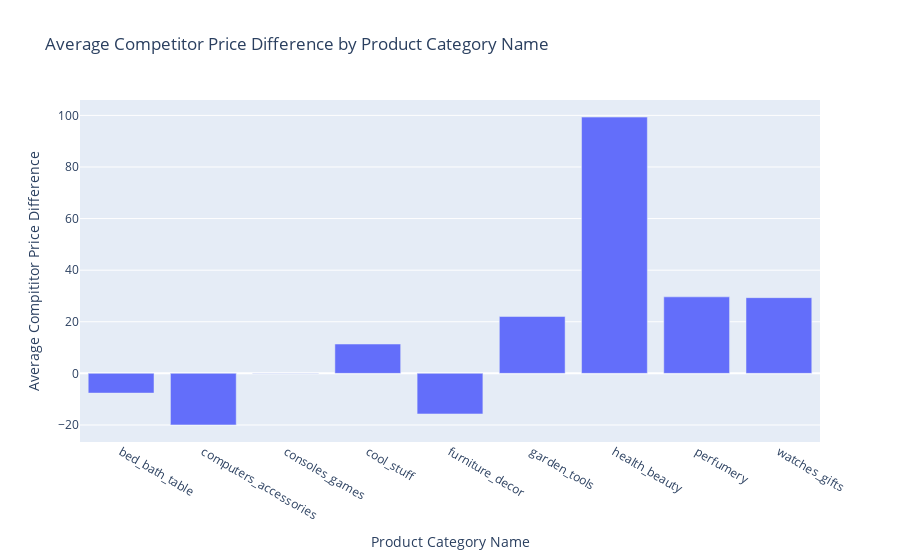

The code cell stored with this chart in its notebook:
### Code cell
# Now let's calculate the average competitor price difference by product category
data["comp_price_diff"] = data["unit_price"] - data["comp_1"]

avg_price_diff_by_category = data.groupby('product_category_name')['comp_price_diff'].mean().reset_index()

fig = px.bar(avg_price_diff_by_category,
             x="product_category_name",
             y="comp_price_diff",
             title="Average Competitor Price Difference by Product Category Name")

fig.update_layout(
    xaxis_title = "Product Category Name",
    yaxis_title = "Average Compititor Price Difference"
)

fig.show()

### Figure 1 — Plotly figure (JSON) as saved in the notebook; plotly's stock layout.template omitted (floating-point values rounded to 4 significant figures)
{"data": [{"alignmentgroup": "True", "hovertemplate": "product_category_name=%{x}<br>comp_price_diff=%{y}<extra></extra>", "legendgroup": "", "marker": {"color": "#636efa", "pattern": {"shape": ""}}, "name": "", "offsetgroup": "", "orientation": "v", "showlegend": false, "textposition": "auto", "type": "bar", "x": ["bed_bath_table", "computers_accessories", "consoles_games", "cool_stuff", "furniture_decor", "garden_tools", "health_beauty", "perfumery", "watches_gifts"], "xaxis": "x", "y": [-7.637, -19.97, -0.06775, 11.37, -15.73, 22.04, 99.34, 29.66, 29.35], "yaxis": "y"}], "layout": {"barmode": "relative", "legend": {"tracegroupgap": 0}, "title": {"text": "Average Competitor Price Difference by Product Category Name"}, "xaxis": {"anchor": "y", "domain": [0, 1], "title": {"text": "Product Category Name"}}, "yaxis": {"anchor": "x", "domain": [0, 1], "title": {"text": "Average Compititor Price Difference"}}}}
